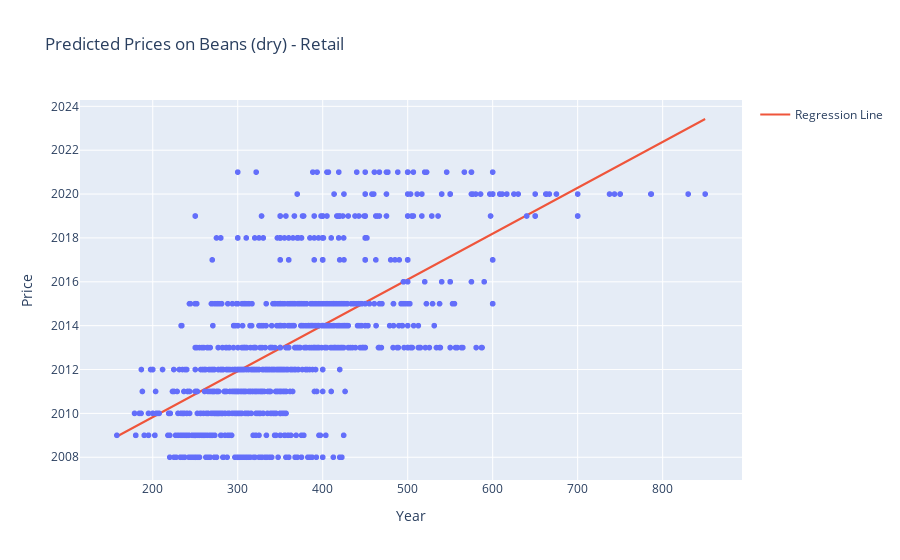

The code cell stored with this chart in its notebook:
### Markdown cell above
Based on our r-squared values outputted, we can get a better sense of how our models are doing. Generally, we want models to have a higher r-squared value from the range of 0 to 1, as it is indicative of the performance of the model. In our case, our test set has an r-squared value of 0.41, which is considered a low r-squared error value reflecting that our data is not necessarily reliable.

### Code cell
scatter_test = px.scatter(x=X_test.flatten(), y=y_test.flatten(), title=f'Predicted Prices on {product}', labels={'x': 'Year', 'y': 'Price'})
scatter_test.add_trace(go.Scatter(x=X_test.flatten(), y=y_pred_test.flatten(), mode='lines', name='Regression Line'))
scatter_test.show()

### Figure 1 — Plotly figure (JSON) as saved in the notebook; plotly's stock layout.template omitted (floating-point values rounded to 4 significant figures; data arrays with more than 128 entries replaced by an {"elided": "..."} marker saying what was removed)
{"data": [{"hovertemplate": "Year=%{x}<br>Price=%{y}<extra></extra>", "legendgroup": "", "marker": {"color": "#636efa", "symbol": "circle"}, "mode": "markers", "name": "", "showlegend": false, "type": "scattergl", "x": {"elided": "1115 float values"}, "xaxis": "x", "y": {"elided": "1115 int values"}, "yaxis": "y"}, {"mode": "lines", "name": "Regression Line", "type": "scatter", "x": {"elided": "1115 float values"}, "y": {"elided": "1115 float values"}}], "layout": {"legend": {"tracegroupgap": 0}, "title": {"text": "Predicted Prices on Beans (dry) - Retail"}, "xaxis": {"anchor": "y", "domain": [0, 1], "title": {"text": "Year"}}, "yaxis": {"anchor": "x", "domain": [0, 1], "title": {"text": "Price"}}}}
